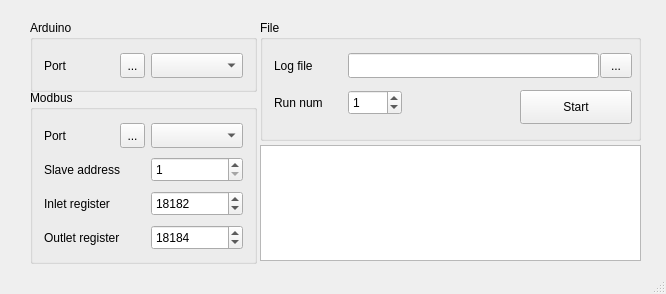
<?xml version="1.0" encoding="UTF-8"?>
<ui version="4.0">
 <class>hi</class>
 <widget class="QMainWindow" name="hi">
  <property name="geometry">
   <rect>
    <x>0</x>
    <y>0</y>
    <width>666</width>
    <height>294</height>
   </rect>
  </property>
  <property name="windowTitle">
   <string>Flowmeter + modbus reader</string>
  </property>
  <widget class="QWidget" name="centralwidget">
   <property name="enabled">
    <bool>true</bool>
   </property>
   <widget class="QGroupBox" name="arduinobox">
    <property name="enabled">
     <bool>true</bool>
    </property>
    <property name="geometry">
     <rect>
      <x>30</x>
      <y>20</y>
      <width>227</width>
      <height>72</height>
     </rect>
    </property>
    <property name="title">
     <string>Arduino</string>
    </property>
    <widget class="QLabel" name="label">
     <property name="geometry">
      <rect>
       <x>14</x>
       <y>33</y>
       <width>29</width>
       <height>25</height>
      </rect>
     </property>
     <property name="text">
      <string>Port</string>
     </property>
    </widget>
    <widget class="QComboBox" name="arduino_port">
     <property name="geometry">
      <rect>
       <x>121</x>
       <y>33</y>
       <width>92</width>
       <height>25</height>
      </rect>
     </property>
    </widget>
    <widget class="QToolButton" name="ard_portrefresh">
     <property name="geometry">
      <rect>
       <x>90</x>
       <y>33</y>
       <width>25</width>
       <height>25</height>
      </rect>
     </property>
     <property name="text">
      <string>...</string>
     </property>
     <property name="icon">
      <iconset>
       <normaloff>refresh icon.png</normaloff>refresh icon.png</iconset>
     </property>
     <property name="iconSize">
      <size>
       <width>18</width>
       <height>20</height>
      </size>
     </property>
    </widget>
   </widget>
   <widget class="QGroupBox" name="modbusbox">
    <property name="geometry">
     <rect>
      <x>30</x>
      <y>90</y>
      <width>227</width>
      <height>174</height>
     </rect>
    </property>
    <property name="title">
     <string>Modbus</string>
    </property>
    <widget class="QLabel" name="label_3">
     <property name="geometry">
      <rect>
       <x>14</x>
       <y>33</y>
       <width>29</width>
       <height>25</height>
      </rect>
     </property>
     <property name="text">
      <string>Port</string>
     </property>
    </widget>
    <widget class="QComboBox" name="modbus_port">
     <property name="geometry">
      <rect>
       <x>121</x>
       <y>33</y>
       <width>92</width>
       <height>25</height>
      </rect>
     </property>
    </widget>
    <widget class="QLabel" name="label_2">
     <property name="geometry">
      <rect>
       <x>14</x>
       <y>67</y>
       <width>94</width>
       <height>25</height>
      </rect>
     </property>
     <property name="text">
      <string>Slave address</string>
     </property>
    </widget>
    <widget class="QSpinBox" name="slave_address">
     <property name="geometry">
      <rect>
       <x>121</x>
       <y>67</y>
       <width>92</width>
       <height>25</height>
      </rect>
     </property>
     <property name="minimum">
      <number>1</number>
     </property>
     <property name="maximum">
      <number>247</number>
     </property>
    </widget>
    <widget class="QLabel" name="label_4">
     <property name="geometry">
      <rect>
       <x>14</x>
       <y>101</y>
       <width>88</width>
       <height>25</height>
      </rect>
     </property>
     <property name="text">
      <string>Inlet register</string>
     </property>
    </widget>
    <widget class="QSpinBox" name="inlet_register">
     <property name="geometry">
      <rect>
       <x>121</x>
       <y>101</y>
       <width>92</width>
       <height>25</height>
      </rect>
     </property>
     <property name="maximum">
      <number>100000</number>
     </property>
     <property name="value">
      <number>18182</number>
     </property>
    </widget>
    <widget class="QLabel" name="label_5">
     <property name="geometry">
      <rect>
       <x>14</x>
       <y>135</y>
       <width>98</width>
       <height>25</height>
      </rect>
     </property>
     <property name="text">
      <string>Outlet register</string>
     </property>
    </widget>
    <widget class="QSpinBox" name="outlet_register">
     <property name="geometry">
      <rect>
       <x>121</x>
       <y>135</y>
       <width>92</width>
       <height>25</height>
      </rect>
     </property>
     <property name="maximum">
      <number>100000</number>
     </property>
     <property name="value">
      <number>18184</number>
     </property>
    </widget>
    <widget class="QToolButton" name="mod_portrefresh">
     <property name="geometry">
      <rect>
       <x>90</x>
       <y>33</y>
       <width>25</width>
       <height>25</height>
      </rect>
     </property>
     <property name="text">
      <string>...</string>
     </property>
     <property name="icon">
      <iconset>
       <normaloff>refresh icon.png</normaloff>refresh icon.png</iconset>
     </property>
     <property name="iconSize">
      <size>
       <width>18</width>
       <height>20</height>
      </size>
     </property>
    </widget>
   </widget>
   <widget class="QGroupBox" name="groupBox_3">
    <property name="enabled">
     <bool>true</bool>
    </property>
    <property name="geometry">
     <rect>
      <x>260</x>
      <y>20</y>
      <width>381</width>
      <height>121</height>
     </rect>
    </property>
    <property name="title">
     <string>File</string>
    </property>
    <widget class="QLabel" name="label_6">
     <property name="geometry">
      <rect>
       <x>14</x>
       <y>33</y>
       <width>52</width>
       <height>25</height>
      </rect>
     </property>
     <property name="text">
      <string>Log file</string>
     </property>
    </widget>
    <widget class="QLineEdit" name="file_path_box">
     <property name="geometry">
      <rect>
       <x>88</x>
       <y>33</y>
       <width>251</width>
       <height>25</height>
      </rect>
     </property>
    </widget>
    <widget class="QSpinBox" name="run_number">
     <property name="geometry">
      <rect>
       <x>88</x>
       <y>70</y>
       <width>54</width>
       <height>25</height>
      </rect>
     </property>
     <property name="maximum">
      <number>999</number>
     </property>
     <property name="value">
      <number>1</number>
     </property>
    </widget>
    <widget class="QLabel" name="label_7">
     <property name="geometry">
      <rect>
       <x>14</x>
       <y>70</y>
       <width>65</width>
       <height>25</height>
      </rect>
     </property>
     <property name="text">
      <string>Run num</string>
     </property>
    </widget>
    <widget class="QToolButton" name="filebrowse">
     <property name="geometry">
      <rect>
       <x>340</x>
       <y>33</y>
       <width>32</width>
       <height>25</height>
      </rect>
     </property>
     <property name="text">
      <string>...</string>
     </property>
    </widget>
    <widget class="QPushButton" name="startstop_button">
     <property name="enabled">
      <bool>true</bool>
     </property>
     <property name="geometry">
      <rect>
       <x>260</x>
       <y>70</y>
       <width>112</width>
       <height>34</height>
      </rect>
     </property>
     <property name="text">
      <string>Start</string>
     </property>
    </widget>
   </widget>
   <widget class="QTextBrowser" name="statusdisplay">
    <property name="geometry">
     <rect>
      <x>260</x>
      <y>145</y>
      <width>381</width>
      <height>116</height>
     </rect>
    </property>
   </widget>
  </widget>
  <widget class="QStatusBar" name="statusbar"/>
 </widget>
 <resources/>
 <connections/>
</ui>
